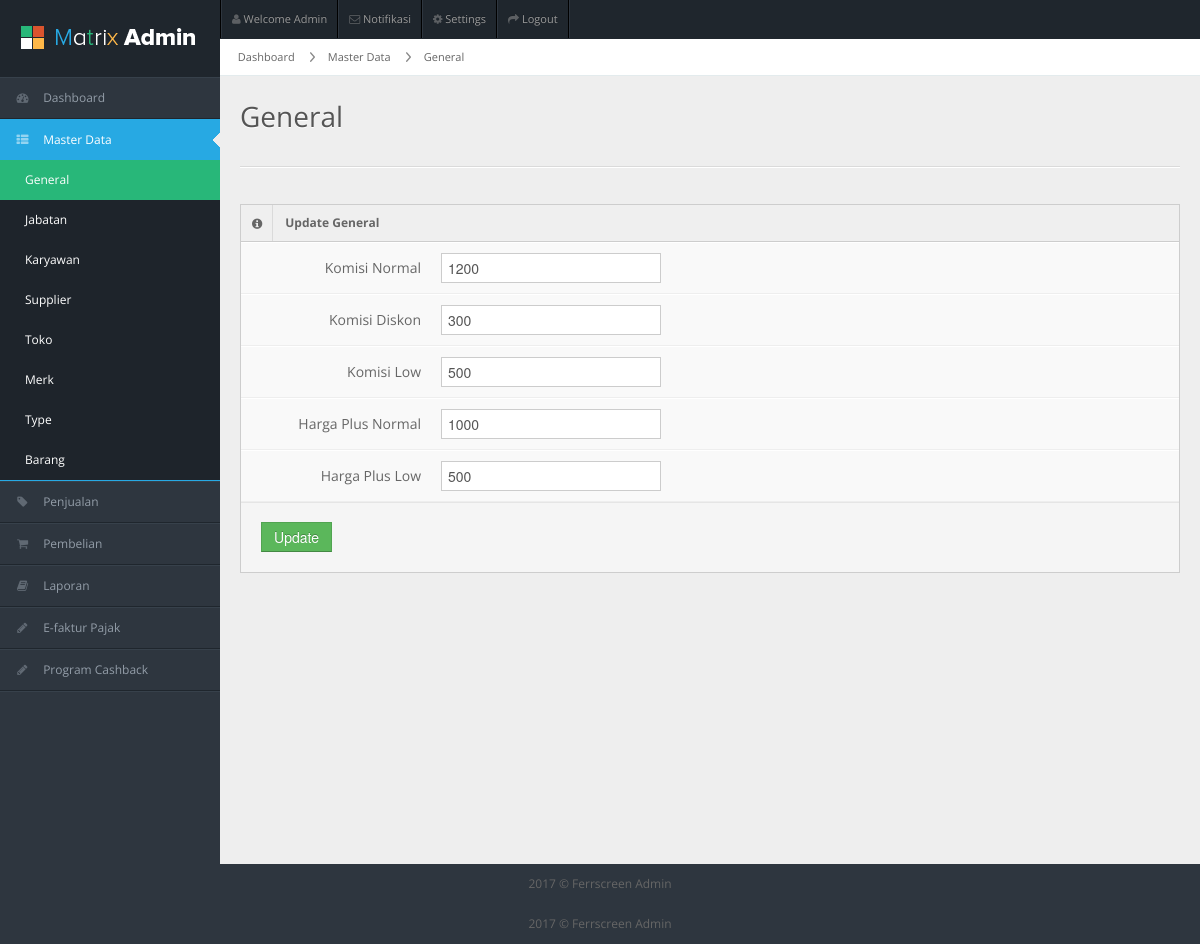
The page /index.php/general on the database its author committed.
### tables this page shows
CREATE TABLE `general` (
  `id` int(11) NOT NULL,
  `komisi_low` int(11) NOT NULL COMMENT 'komisi ketika ambil harga low',
  `komisi_diskon` int(11) NOT NULL COMMENT 'komisi ketika ambil harga diskon',
  `komisi_normal` int(11) NOT NULL COMMENT 'komisi ketika ambil harga normal',
  `plus_low` int(11) NOT NULL COMMENT 'wipes / tempered glass yg low',
  `plus_normal` int(11) NOT NULL COMMENT 'wipes / tempered glass yg normal'
);

### application/controllers/General.php (called while the page is built, shortened)
<?php
class General extends CI_Controller {
	public function __construct(){
	 	$this->load->model('General_Model');
    }
	public function index()
	{
		$dataMenu = array(
	        'menuAktif' => "masterdata",
	        'subMenu' => "general"
		);
		$data["general"] = $this->General_Model->get_allGeneral();
		$this->load->view('header');
		$this->load->view('sidebar',$dataMenu);
		$this->load->view('v_general', $data);
		$this->load->view('footer');
	}
}

### index.php (called while the page is built, shortened)
<?php
require_once BASEPATH.'core/CodeIgniter.php';

### application/models/General_Model.php (called while the page is built, shortened)
<?php
class General_Model extends CI_Model {
    public function get_allGeneral(){
        $sql = "SELECT * FROM general";
        $hasil = $this->db->query($sql);
        return $hasil->result_array();
    }
}

### application/views/v_general.php (the view, shortened to what this page needs)
<div id="content">
  <div id="content-header">
    <div id="breadcrumb">
      <a href="<?php echo base_url();?>dashboard" title="Go to Home" class="tip-bottom">
        Dashboard
      </a>
      <a href="#" class="">
        Master Data
      </a>
      <a href="<?php echo base_url();?>general" class="">
        General
      </a>
    </div>
    <h1>General</h1>
  </div>
  <div class="container-fluid">
    <hr>
    <div class="row-fluid">
      <div class="span12">
        <div class="widget-box">
          <div class="widget-title"> <span class="icon"> <i class="icon-info-sign"></i> </span>
            <h5>Update General</h5>
          </div>
          <div class="widget-content nopadding">
            <?php
            echo form_open("general/updateGeneral/",
              array(
                'name' => 'basic_validate',
                'id' => 'basic_validate',
                'novalidate' => 'novalidate',
                'class' => "form-horizontal"
              )
            );
            ?>
            <div class="control-group">
              <label class="control-label">Komisi Normal</label>
              <div class="controls">
                <input type="text" name="komisiNormal" id="komisiNormal" value="<?php echo $general[0]["komisi_normal"] ?>">
              </div>
            </div>
            <div class="control-group">
              <label class="control-label">Komisi Diskon</label>
              <div class="controls">
                <input type="text" name="komisiDiskon" id="komisiDiskon" value="<?php echo $general[0]["komisi_diskon"] ?>">
              </div>
            </div>
            <div class="control-group">
              <label class="control-label">Komisi Low</label>
              <div class="controls">
                <input type="text" name="komisiLow" id="komisiLow" value="<?php echo $general[0]["komisi_low"] ?>">
              </div>
            </div>
            <div class="control-group">
              <label class="control-label">Harga Plus Normal</label>
              <div class="controls">
                <input type="text" name="plusNormal" id="plusNormal" value="<?php echo $general[0]["plus_normal"] ?>">
              </div>
            </div>
            <div class="control-group">
              <label class="control-label">Harga Plus Low</label>
              <div class="controls">
                <input type="text" name="plusLow" id="plusLow" value="<?php echo $general[0]["plus_low"] ?>">
              </div>
            </div>
            <div class="form-actions">
              <input type="submit" name="btnTambah" value="Update" class="btn btn-success"/>
            </div>
            <?php echo form_close(); ?>
          </div>
        </div>
      </div>
    </div>
  </div>
</div>
<div class="row-fluid">
  <div id="footer" class="span12"> 2017 &copy; Ferrscreen Admin</div>
</div>
</body>
</html>

### assets/css/matrix-style.css (style rules this page uses)
* { outline:none !important; -moz-outline: none !important; }
html, body { height:100% }
body { overflow-x: hidden; margin-top: -10px; font-family: 'Open Sans', sans-serif; font-size:12px; color:#666; }
a { color:#666; }
select, textarea, input[type="text"], input[type="password"], input[type="datetime"], input[type="datetime-local"], input[type="date"], input[type="month"], input[type="time"], input[type="week"], input[type="number"], input[type="email"], input[type="url"], input[type="search"], input[type="tel"], input[type="color"], .uneditable-input, .label, .dropdown-menu, .btn, .well, .progress, .table-bordered, .btn-group > .btn:first-child, .btn-group > .btn:last-child, .btn-group > .btn:last-child, .btn-group > .dropdown-toggle, .alert { border-radius:0px; }
.btn, textarea, input[type="text"], input[type="password"], input[type="datetime"], input[type="datetime-local"], input[type="date"], input[type="month"], input[type="time"], input[type="week"], input[type="number"], input[type="email"], input[type="url"], input[type="search"], input[type="tel"], input[type="color"], .uneditable-input { box-shadow:none; }
.progress, .progress-success .bar, .progress .bar-success, .progress-warning .bar, .progress .bar-warning, .progress-danger .bar, .progress .bar-danger, .progress-info .bar, .progress .bar-info, .btn, .btn-primary { background-image:none; }
.form-horizontal .form-actions { padding-left:20px; }
#footer { padding:10px; text-align:center; }
hr { border-top-color:#dadada; }
#content { background: none repeat scroll 0 0 #eeeeee; margin-left: 220px; margin-right: 0; padding-bottom: 25px; position: relative; min-height:100%; width: auto; }
#content-header { position: abslute; width: 100%; margin-top: -38px; z-index: 20; }
#content-header h1 { color: #555555; font-size: 28px; font-weight: normal; float: none; text-shadow: 0 1px 0 #ffffff; margin-left: 20px; position: relative; }
#content-header h1, #content-header .btn-group { margin-top: 20px; }
#breadcrumb { background-color: #fff; border-bottom: 1px solid #e3ebed; }
#breadcrumb a { padding: 8px 20px 8px 10px; display: inline-block; background-image: url('../img/breadcrumb.png'); background-position: center right; background-repeat: no-repeat; font-size: 11px; color: #666666; }
#breadcrumb a:last-child { background-image:none; }
.stat-boxes .peity_bar_good, .stat-boxes .peity_line_good, { color: #459D1C; }
.widget-box { background: none repeat scroll 0 0 #F9F9F9; border-left: 1px solid #CDCDCD; border-top: 1px solid #CDCDCD; border-right: 1px solid #CDCDCD; clear: both; margin-top: 16px; margin-bottom: 16px; position: relative; }
.widget-title, .modal-header, .table th, div.dataTables_wrapper .ui-widget-header { background:#efefef; border-bottom: 1px solid #CDCDCD; height: 36px; }
.widget-title span.icon { padding: 9px 10px 7px 11px; float: left; border-right:1px solid #dadada; }
.widget-title h5 { color: #666; float: left; font-size: 12px; font-weight: bold; padding: 12px; line-height: 12px; margin: 0; }
.widget-content { padding:15px; border-bottom: 1px solid #cdcdcd; }
.nopadding { padding: 0 !important; }
form { margin-bottom: 0; }
.form-horizontal .control-group { border-top: 1px solid #ffffff; border-bottom: 1px solid #eeeeee; margin-bottom: 0; }
.form-horizontal .control-label { padding-top: 15px; width: 180px; }
.form-horizontal .controls { margin-left: 200px; padding: 10px 0; }
.form-horizontal .form-actions { margin-top: 0; margin-bottom: 0; }

### assets/css/matrix-media.css (style rules this page uses)
body { background:#2E363F; }

### rows shown on the page
general: komisiNormal "1200", komisiDiskon "300", komisiLow "500", plusNormal "1000", plusLow "500"
